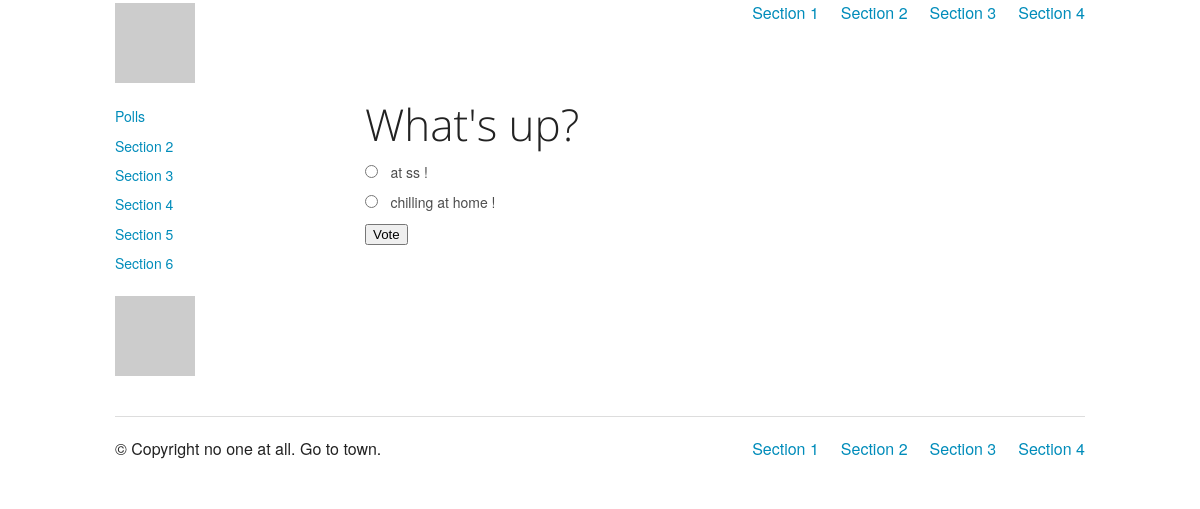
The app's page /polls/2/ with its own data.
### polls/models.py (models this page shows, shortened)
class Question(models.Model):
	question_text = models.CharField(max_length=200)
	pub_date = models.DateTimeField('date published')
	def was_published_recently(self):
		return self.pub_date >= timezone.now() - datetime.timedelta(days=1)
	was_published_recently.admin_order_field = 'pub_date'
	was_published_recently.boolean = True
	was_published_recently.short_description = 'Published recently?'

class Choice(models.Model):
	question = models.ForeignKey(Question)
	choice_text = models.CharField(max_length=200)
	votes = models.IntegerField(default=0)

### polls/views.py (the view)
# urls.py: url(r'^(?P<question_id>\d+)/$',views.detail, name='detail'),
def detail(request, question_id):
	question = get_object_or_404(Question, pk=question_id)
	return render(request, 'polls/detail.html', {'question': question})

### polls/templates/polls/detail.html (shortened to what this page needs)
{%extends 'base.html'%}
{%block content%}
<h1>{{question.question_text}}</h1>
<form action="{% url 'polls:vote' question.id %}" method="post">
	{% for choice in question.choice_set.all %}
		<input type="radio" name="choice" id="choice{{forloop.counter}}" value="{{choice.id}}"/>
		<label for="choice{{ forloop.counter }}">{{ choice.choice_text }} </label><br/>
	{% endfor %}
	<input type="submit" value="Vote" />
</form>
{% endblock %}

### records on screen
Question: question_text "What's up?"
Choice: choice_text "at ss !"
Choice: choice_text "chilling at home !"
